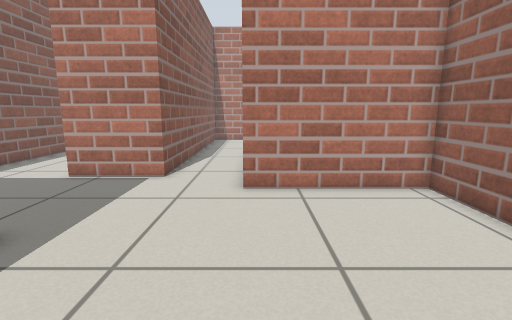
[1] (above)

18 first-person views from a walk through a robot-simulator world made for Gazebo. The camera is 0.68 m above the floor, tilts 10° down and sees 85° across. The floor is counted in squares, 0.25 m on a side. Each view is taken from the middle of a square. On the plan, view 1 faces up. The plan holds only what a view shows up to about 19 squares ahead; the rest is blank.

[2]
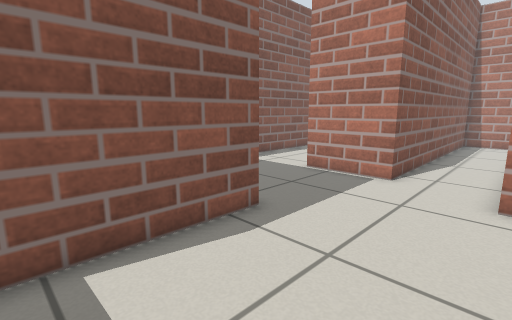

[3]
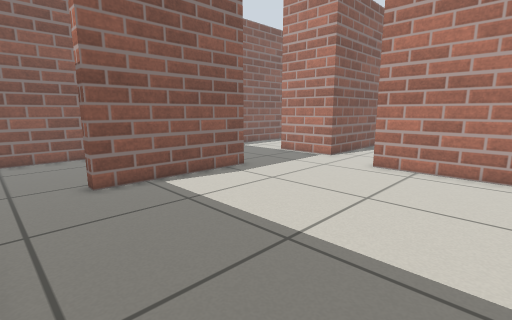

[4]
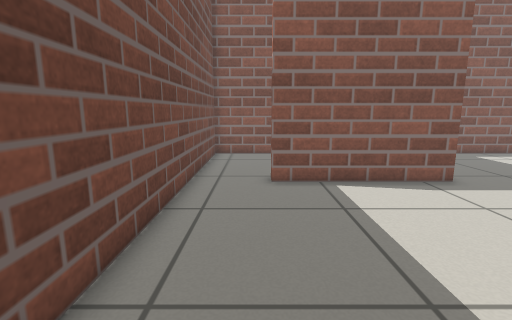

[5]
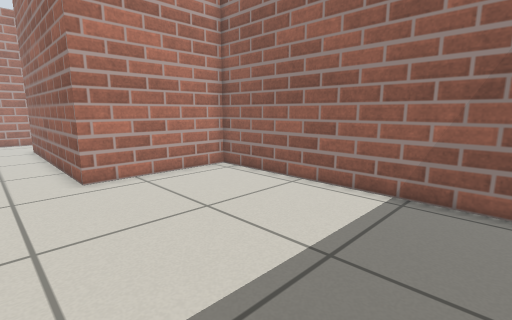

[6]
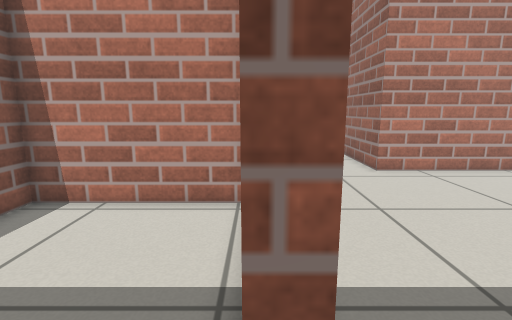

[7]
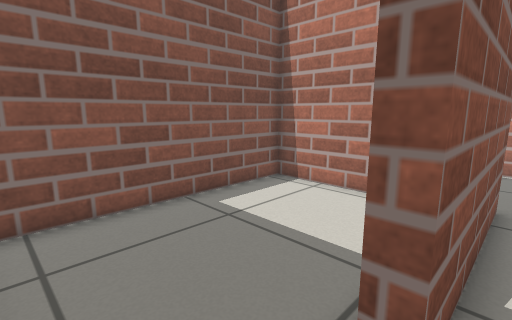

[8]
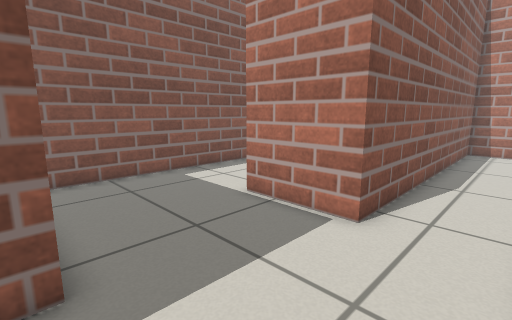

[9]
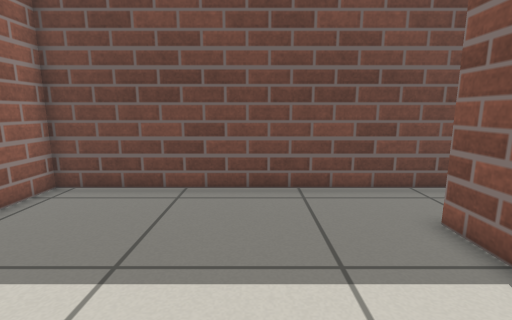

[10]
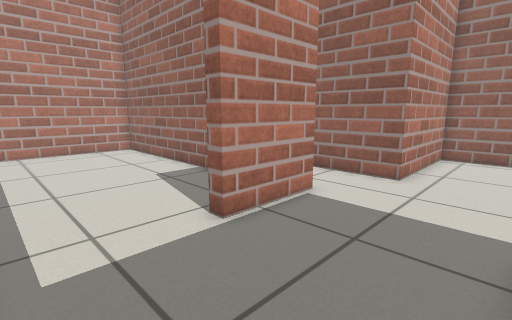

[11]
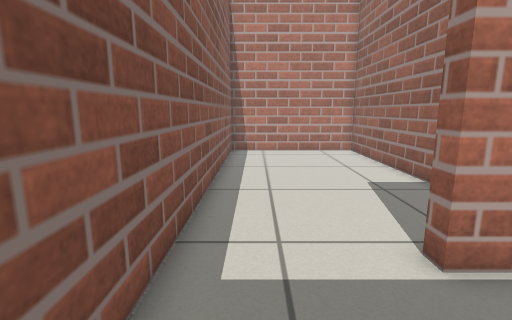

[12]
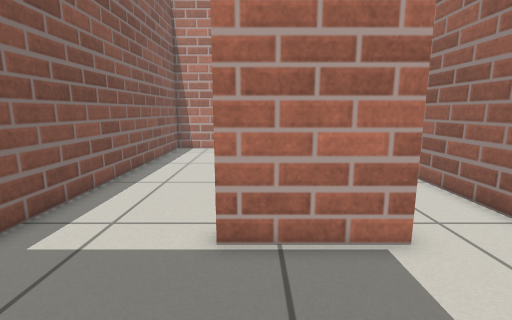

[13]
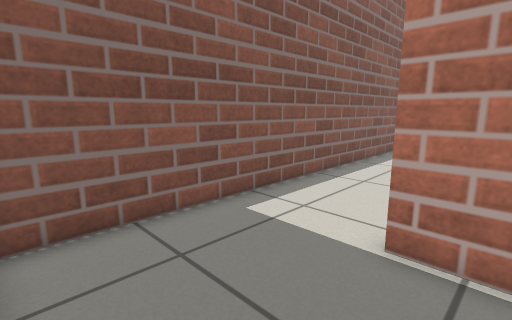

[14]
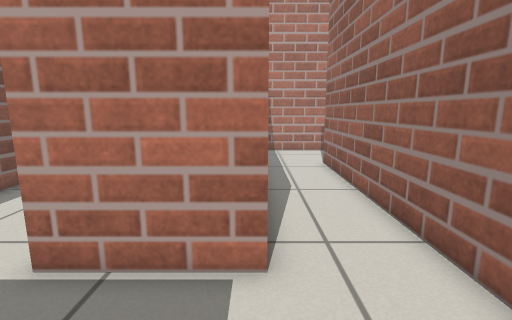

[15]
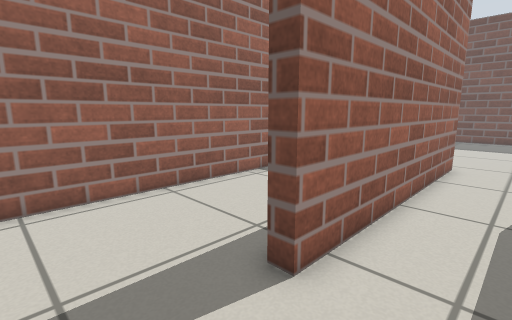

[16]
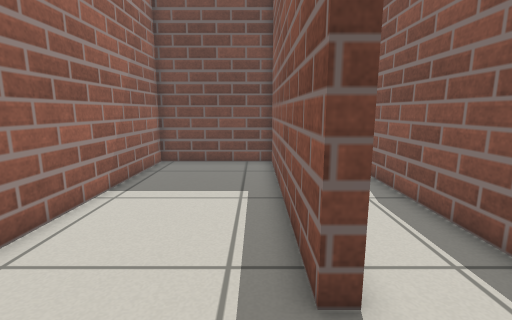

[17]
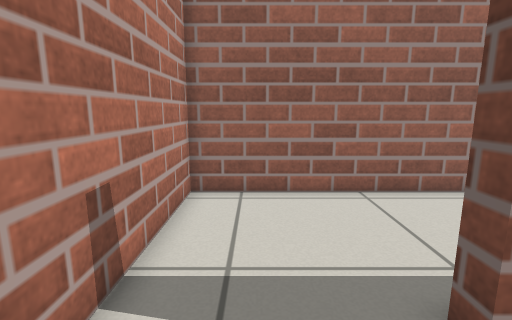

[18]
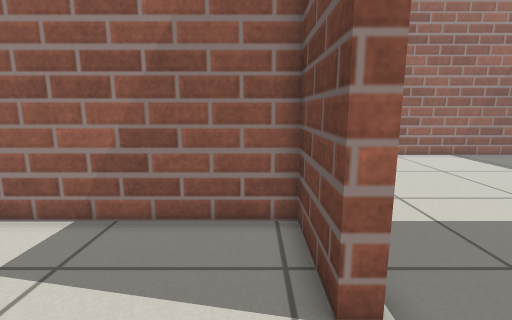

### Floor plan
Points are (right, up) in squares from view 1. A wall is a line through its corners. A room is listed if a view was taken in it or the views show most of it. See-through windows are left out.
Room 1 (views 1, 2, 3, 4, 5, 6, 7, 8, 9, 12, 13, 14, 15, 17)
walls: (-5.5, 5.6) (-5.5, -1.4) (-6.1, -1.4); (-6.5, -4.6) (6.1, -4.6) (6.1, 9.6) (-0.4, 9.6) (-0.4, 21.6); (-0.6, 26.2) (-3.8, 26.2) (-3.8, 11.4) (-7.8, 11.4)
ways out: opening at (-6.5, 8) to room 2; opening at (0, 23.5) to room 3; opening at (-6, -3) to room 5
Room 2 (views 10, 11)
walls: (-12.7, 10.5) (-12.7, 6)
ways out: opening at (-6.5, 8) to room 1; opening at (-10, 11.5) to room 4
Room 3 (view 16)
walls: (-0.4, 21.6) (0.1, 21.6) (0.1, 10.2) (6.1, 10.2) (6.1, 26.2) (-0.6, 26.2)
ways out: opening at (0, 23.5) to room 1
Room 4 (view 18)
walls: (-7.8, 11.4) (-7.8, 12) (-4.4, 12) (-4.4, 26.2) (-12.7, 26.2); (-12.7, 25.9) (-12.7, 10.5)
ways out: opening at (-10, 11.5) to room 2
Room 5 (no view inside)
walls: (-6.4, 5) (-12.7, 5) (-12.7, -4.6) (-6.5, -4.6)
ways out: opening at (-6, -3) to room 1

Where each view was taken, in squares from view 1:
view 1: 0 up, 0 right, facing up
view 2: 0 up, 0 right, facing up-left
view 3: 4 down, 5 right, facing up-left
view 4: 2 down, 5 right, facing left
view 5: 2 down, 3 left, facing up-right
view 6: 3 down, 6 left, facing up
view 7: 4 down, 5 left, facing up-left
view 8: 5 up, 1 left, facing up-left
view 9: 5 up, 1 left, facing down
view 10: 6 up, 12 left, facing up-right
view 11: 7 up, 11 left, facing up
view 12: 6 up, 7 left, facing up
view 13: 6 up, 6 left, facing up-left
view 14: 7 up, 4 left, facing up
view 15: 25 up, 3 left, facing down-right
view 16: 25 up, 1 right, facing down
view 17: 24 up, 3 left, facing right
view 18: 13 up, 11 left, facing right
